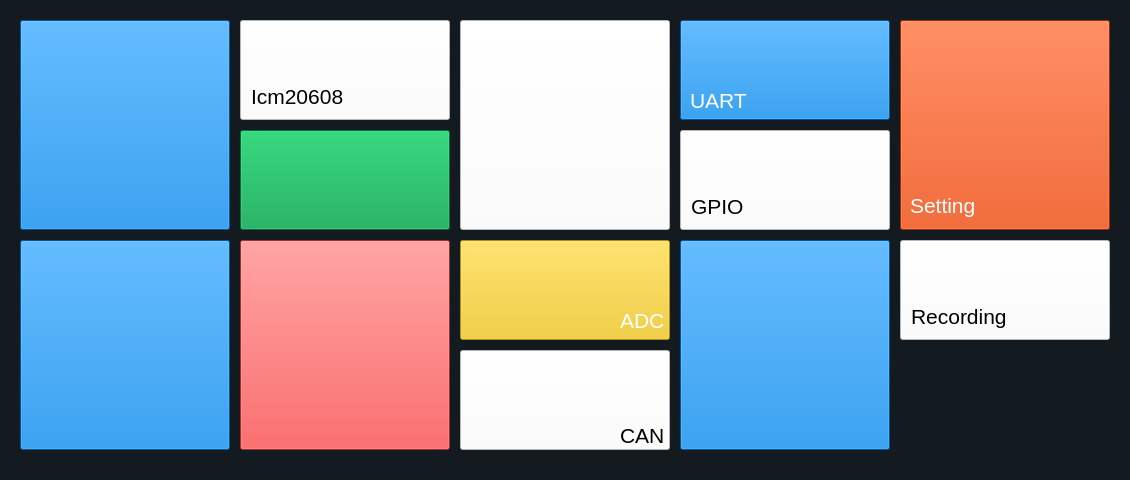
<?xml version="1.0" encoding="UTF-8"?>
<ui version="4.0">
 <class>MainWindow</class>
 <widget class="QMainWindow" name="MainWindow">
  <property name="geometry">
   <rect>
    <x>0</x>
    <y>0</y>
    <width>1130</width>
    <height>480</height>
   </rect>
  </property>
  <property name="windowTitle">
   <string>MainWindow</string>
  </property>
  <widget class="QWidget" name="centralwidget">
   <property name="styleSheet">
    <string notr="true">
background-color: #131A20;</string>
   </property>
   <widget class="QScrollArea" name="scrollArea">
    <property name="geometry">
     <rect>
      <x>0</x>
      <y>0</y>
      <width>800</width>
      <height>480</height>
     </rect>
    </property>
    <property name="styleSheet">
     <string notr="true">background: transparent;</string>
    </property>
    <property name="widgetResizable">
     <bool>true</bool>
    </property>
    <widget class="QWidget" name="pScroll">
     <property name="geometry">
      <rect>
       <x>0</x>
       <y>0</y>
       <width>798</width>
       <height>478</height>
      </rect>
     </property>
     <property name="styleSheet">
      <string notr="true">background: transparent;</string>
     </property>
    </widget>
   </widget>
   <widget class="QWidget" name="widget" native="true">
    <property name="geometry">
     <rect>
      <x>0</x>
      <y>0</y>
      <width>1130</width>
      <height>480</height>
     </rect>
    </property>
    <property name="styleSheet">
     <string notr="true">background-color: transparent;</string>
    </property>
    <widget class="QPushButton" name="uart">
     <property name="geometry">
      <rect>
       <x>680</x>
       <y>20</y>
       <width>210</width>
       <height>100</height>
      </rect>
     </property>
     <property name="sizePolicy">
      <sizepolicy hsizetype="Fixed" vsizetype="Fixed">
       <horstretch>0</horstretch>
       <verstretch>0</verstretch>
      </sizepolicy>
     </property>
     <property name="minimumSize">
      <size>
       <width>100</width>
       <height>100</height>
      </size>
     </property>
     <property name="font">
      <font>
       <pointsize>16</pointsize>
      </font>
     </property>
     <property name="focusPolicy">
      <enum>Qt::NoFocus</enum>
     </property>
     <property name="styleSheet">
      <string notr="true">QPushButton { 
background-color: #0078D7;
text-align: center; 
padding: 10px; }</string>
     </property>
     <property name="text">
      <string/>
     </property>
     <property name="icon">
      <iconset resource="images.qrc">
       <normaloff>:/images/uart.svg</normaloff>:/images/uart.svg</iconset>
     </property>
     <property name="iconSize">
      <size>
       <width>128</width>
       <height>128</height>
      </size>
     </property>
    </widget>
    <widget class="QPushButton" name="can">
     <property name="geometry">
      <rect>
       <x>460</x>
       <y>350</y>
       <width>210</width>
       <height>100</height>
      </rect>
     </property>
     <property name="sizePolicy">
      <sizepolicy hsizetype="Fixed" vsizetype="Fixed">
       <horstretch>0</horstretch>
       <verstretch>0</verstretch>
      </sizepolicy>
     </property>
     <property name="minimumSize">
      <size>
       <width>200</width>
       <height>100</height>
      </size>
     </property>
     <property name="font">
      <font>
       <pointsize>16</pointsize>
      </font>
     </property>
     <property name="focusPolicy">
      <enum>Qt::NoFocus</enum>
     </property>
     <property name="styleSheet">
      <string notr="true">QPushButton { 
background-color: #FFFFFF;
text-align: center; 
padding: 10px; }</string>
     </property>
     <property name="text">
      <string/>
     </property>
     <property name="icon">
      <iconset resource="images.qrc">
       <normaloff>:/images/can.svg</normaloff>:/images/can.svg</iconset>
     </property>
     <property name="iconSize">
      <size>
       <width>128</width>
       <height>128</height>
      </size>
     </property>
    </widget>
    <widget class="QPushButton" name="gpio">
     <property name="geometry">
      <rect>
       <x>680</x>
       <y>130</y>
       <width>210</width>
       <height>100</height>
      </rect>
     </property>
     <property name="sizePolicy">
      <sizepolicy hsizetype="Fixed" vsizetype="Fixed">
       <horstretch>0</horstretch>
       <verstretch>0</verstretch>
      </sizepolicy>
     </property>
     <property name="minimumSize">
      <size>
       <width>100</width>
       <height>100</height>
      </size>
     </property>
     <property name="font">
      <font>
       <pointsize>16</pointsize>
      </font>
     </property>
     <property name="focusPolicy">
      <enum>Qt::NoFocus</enum>
     </property>
     <property name="styleSheet">
      <string notr="true">QPushButton { 
color: black;
background-color: #FFFFFF;
text-align: bottom left; 
padding: 10px; }</string>
     </property>
     <property name="text">
      <string>GPIO</string>
     </property>
    </widget>
    <widget class="QPushButton" name="music_player">
     <property name="geometry">
      <rect>
       <x>240</x>
       <y>240</y>
       <width>210</width>
       <height>210</height>
      </rect>
     </property>
     <property name="sizePolicy">
      <sizepolicy hsizetype="Fixed" vsizetype="Fixed">
       <horstretch>0</horstretch>
       <verstretch>0</verstretch>
      </sizepolicy>
     </property>
     <property name="minimumSize">
      <size>
       <width>200</width>
       <height>200</height>
      </size>
     </property>
     <property name="font">
      <font>
       <pointsize>16</pointsize>
      </font>
     </property>
     <property name="focusPolicy">
      <enum>Qt::NoFocus</enum>
     </property>
     <property name="styleSheet">
      <string notr="true">QPushButton { 
background-color: #EA3E3E;
text-align: center; 
padding: 10px; }</string>
     </property>
     <property name="text">
      <string/>
     </property>
     <property name="icon">
      <iconset resource="images.qrc">
       <normaloff>:/images/music.svg</normaloff>:/images/music.svg</iconset>
     </property>
     <property name="iconSize">
      <size>
       <width>128</width>
       <height>128</height>
      </size>
     </property>
    </widget>
    <widget class="QPushButton" name="sketchpad">
     <property name="geometry">
      <rect>
       <x>20</x>
       <y>240</y>
       <width>210</width>
       <height>210</height>
      </rect>
     </property>
     <property name="sizePolicy">
      <sizepolicy hsizetype="Fixed" vsizetype="Fixed">
       <horstretch>0</horstretch>
       <verstretch>0</verstretch>
      </sizepolicy>
     </property>
     <property name="minimumSize">
      <size>
       <width>200</width>
       <height>200</height>
      </size>
     </property>
     <property name="font">
      <font>
       <pointsize>16</pointsize>
      </font>
     </property>
     <property name="focusPolicy">
      <enum>Qt::NoFocus</enum>
     </property>
     <property name="styleSheet">
      <string notr="true">QPushButton { 
background-color: #0078D7;
text-align: center; 
padding: 10px; }</string>
     </property>
     <property name="text">
      <string/>
     </property>
     <property name="icon">
      <iconset resource="images.qrc">
       <normaloff>:/images/sketchpad.svg</normaloff>:/images/sketchpad.svg</iconset>
     </property>
     <property name="iconSize">
      <size>
       <width>128</width>
       <height>128</height>
      </size>
     </property>
    </widget>
    <widget class="QPushButton" name="adc">
     <property name="geometry">
      <rect>
       <x>460</x>
       <y>240</y>
       <width>210</width>
       <height>100</height>
      </rect>
     </property>
     <property name="sizePolicy">
      <sizepolicy hsizetype="Fixed" vsizetype="Fixed">
       <horstretch>0</horstretch>
       <verstretch>0</verstretch>
      </sizepolicy>
     </property>
     <property name="minimumSize">
      <size>
       <width>200</width>
       <height>100</height>
      </size>
     </property>
     <property name="font">
      <font>
       <pointsize>16</pointsize>
      </font>
     </property>
     <property name="focusPolicy">
      <enum>Qt::NoFocus</enum>
     </property>
     <property name="styleSheet">
      <string notr="true">QPushButton { 
background-color: #F2C811;
text-align: center; 
padding: 10px; }</string>
     </property>
     <property name="text">
      <string/>
     </property>
     <property name="icon">
      <iconset resource="images.qrc">
       <normaloff>:/images/adc.svg</normaloff>:/images/adc.svg</iconset>
     </property>
     <property name="iconSize">
      <size>
       <width>128</width>
       <height>128</height>
      </size>
     </property>
    </widget>
    <widget class="QPushButton" name="icm20608">
     <property name="geometry">
      <rect>
       <x>240</x>
       <y>20</y>
       <width>210</width>
       <height>100</height>
      </rect>
     </property>
     <property name="sizePolicy">
      <sizepolicy hsizetype="Fixed" vsizetype="Fixed">
       <horstretch>0</horstretch>
       <verstretch>0</verstretch>
      </sizepolicy>
     </property>
     <property name="minimumSize">
      <size>
       <width>200</width>
       <height>90</height>
      </size>
     </property>
     <property name="font">
      <font>
       <pointsize>16</pointsize>
      </font>
     </property>
     <property name="focusPolicy">
      <enum>Qt::NoFocus</enum>
     </property>
     <property name="styleSheet">
      <string notr="true">QPushButton { 
color: black;
background-color: #FFFFFF;
text-align: bottom left; 
padding: 10px; }
</string>
     </property>
     <property name="text">
      <string>Icm20608</string>
     </property>
    </widget>
    <widget class="QPushButton" name="camera">
     <property name="geometry">
      <rect>
       <x>20</x>
       <y>20</y>
       <width>210</width>
       <height>210</height>
      </rect>
     </property>
     <property name="sizePolicy">
      <sizepolicy hsizetype="Fixed" vsizetype="Fixed">
       <horstretch>0</horstretch>
       <verstretch>0</verstretch>
      </sizepolicy>
     </property>
     <property name="minimumSize">
      <size>
       <width>200</width>
       <height>200</height>
      </size>
     </property>
     <property name="font">
      <font>
       <pointsize>16</pointsize>
      </font>
     </property>
     <property name="focusPolicy">
      <enum>Qt::NoFocus</enum>
     </property>
     <property name="styleSheet">
      <string notr="true">QPushButton { 
background-color: #0078D7;
text-align: center;
padding: 10px; 
}
</string>
     </property>
     <property name="text">
      <string/>
     </property>
     <property name="icon">
      <iconset resource="images.qrc">
       <normaloff>:/images/camera.svg</normaloff>:/images/camera.svg</iconset>
     </property>
     <property name="iconSize">
      <size>
       <width>128</width>
       <height>128</height>
      </size>
     </property>
    </widget>
    <widget class="QPushButton" name="ap3216c">
     <property name="geometry">
      <rect>
       <x>240</x>
       <y>130</y>
       <width>210</width>
       <height>100</height>
      </rect>
     </property>
     <property name="sizePolicy">
      <sizepolicy hsizetype="Fixed" vsizetype="Fixed">
       <horstretch>0</horstretch>
       <verstretch>0</verstretch>
      </sizepolicy>
     </property>
     <property name="minimumSize">
      <size>
       <width>200</width>
       <height>90</height>
      </size>
     </property>
     <property name="font">
      <font>
       <pointsize>16</pointsize>
      </font>
     </property>
     <property name="focusPolicy">
      <enum>Qt::NoFocus</enum>
     </property>
     <property name="styleSheet">
      <string notr="true">QPushButton { 
text-align: center; 
background-color: #009E49;
padding: 10px; }</string>
     </property>
     <property name="text">
      <string/>
     </property>
     <property name="icon">
      <iconset resource="images.qrc">
       <normaloff>:/images/ap3216c.svg</normaloff>:/images/ap3216c.svg</iconset>
     </property>
     <property name="iconSize">
      <size>
       <width>64</width>
       <height>64</height>
      </size>
     </property>
    </widget>
    <widget class="QPushButton" name="ble">
     <property name="geometry">
      <rect>
       <x>460</x>
       <y>20</y>
       <width>210</width>
       <height>210</height>
      </rect>
     </property>
     <property name="sizePolicy">
      <sizepolicy hsizetype="Fixed" vsizetype="Fixed">
       <horstretch>0</horstretch>
       <verstretch>0</verstretch>
      </sizepolicy>
     </property>
     <property name="minimumSize">
      <size>
       <width>200</width>
       <height>200</height>
      </size>
     </property>
     <property name="font">
      <font>
       <pointsize>16</pointsize>
      </font>
     </property>
     <property name="focusPolicy">
      <enum>Qt::NoFocus</enum>
     </property>
     <property name="styleSheet">
      <string notr="true">QPushButton { 
background-color: #FFFFFF;
text-align: center; 
padding: 10px; }</string>
     </property>
     <property name="text">
      <string/>
     </property>
     <property name="icon">
      <iconset resource="images.qrc">
       <normaloff>:/images/ble.svg</normaloff>:/images/ble.svg</iconset>
     </property>
     <property name="iconSize">
      <size>
       <width>128</width>
       <height>128</height>
      </size>
     </property>
    </widget>
    <widget class="QPushButton" name="config">
     <property name="geometry">
      <rect>
       <x>900</x>
       <y>20</y>
       <width>210</width>
       <height>210</height>
      </rect>
     </property>
     <property name="sizePolicy">
      <sizepolicy hsizetype="Fixed" vsizetype="Fixed">
       <horstretch>0</horstretch>
       <verstretch>0</verstretch>
      </sizepolicy>
     </property>
     <property name="minimumSize">
      <size>
       <width>100</width>
       <height>100</height>
      </size>
     </property>
     <property name="font">
      <font>
       <pointsize>16</pointsize>
      </font>
     </property>
     <property name="focusPolicy">
      <enum>Qt::NoFocus</enum>
     </property>
     <property name="styleSheet">
      <string notr="true">QPushButton { 
background-color: #DC3C00;
text-align: center; 
padding: 10px; }</string>
     </property>
     <property name="text">
      <string/>
     </property>
     <property name="icon">
      <iconset resource="images.qrc">
       <normaloff>:/images/config.svg</normaloff>:/images/config.svg</iconset>
     </property>
     <property name="iconSize">
      <size>
       <width>128</width>
       <height>128</height>
      </size>
     </property>
    </widget>
    <widget class="QPushButton" name="video">
     <property name="geometry">
      <rect>
       <x>680</x>
       <y>240</y>
       <width>210</width>
       <height>210</height>
      </rect>
     </property>
     <property name="sizePolicy">
      <sizepolicy hsizetype="Fixed" vsizetype="Fixed">
       <horstretch>0</horstretch>
       <verstretch>0</verstretch>
      </sizepolicy>
     </property>
     <property name="minimumSize">
      <size>
       <width>100</width>
       <height>100</height>
      </size>
     </property>
     <property name="font">
      <font>
       <pointsize>16</pointsize>
      </font>
     </property>
     <property name="focusPolicy">
      <enum>Qt::NoFocus</enum>
     </property>
     <property name="styleSheet">
      <string notr="true">QPushButton { 
background-color: #0078D7;
text-align: center; 
padding: 10px; }</string>
     </property>
     <property name="text">
      <string/>
     </property>
     <property name="icon">
      <iconset resource="images.qrc">
       <normaloff>:/images/video.svg</normaloff>:/images/video.svg</iconset>
     </property>
     <property name="iconSize">
      <size>
       <width>128</width>
       <height>128</height>
      </size>
     </property>
    </widget>
    <widget class="QLabel" name="label_uart">
     <property name="geometry">
      <rect>
       <x>690</x>
       <y>85</y>
       <width>61</width>
       <height>31</height>
      </rect>
     </property>
     <property name="font">
      <font>
       <pointsize>16</pointsize>
      </font>
     </property>
     <property name="styleSheet">
      <string notr="true">QLabel { color: white; }</string>
     </property>
     <property name="text">
      <string>UART</string>
     </property>
    </widget>
    <widget class="QLabel" name="label_adc">
     <property name="geometry">
      <rect>
       <x>620</x>
       <y>310</y>
       <width>61</width>
       <height>21</height>
      </rect>
     </property>
     <property name="font">
      <font>
       <pointsize>16</pointsize>
      </font>
     </property>
     <property name="styleSheet">
      <string notr="true">QLabel { color: white; }</string>
     </property>
     <property name="text">
      <string>ADC</string>
     </property>
    </widget>
    <widget class="QLabel" name="label_config">
     <property name="geometry">
      <rect>
       <x>910</x>
       <y>190</y>
       <width>110</width>
       <height>31</height>
      </rect>
     </property>
     <property name="font">
      <font>
       <pointsize>16</pointsize>
      </font>
     </property>
     <property name="styleSheet">
      <string notr="true">QLabel { color: white; }</string>
     </property>
     <property name="text">
      <string>Setting</string>
     </property>
    </widget>
    <widget class="QLabel" name="label_adc_2">
     <property name="geometry">
      <rect>
       <x>620</x>
       <y>425</y>
       <width>61</width>
       <height>21</height>
      </rect>
     </property>
     <property name="font">
      <font>
       <pointsize>16</pointsize>
      </font>
     </property>
     <property name="styleSheet">
      <string notr="true">QLabel { color: black; }</string>
     </property>
     <property name="text">
      <string>CAN</string>
     </property>
    </widget>
    <widget class="QPushButton" name="recording">
     <property name="geometry">
      <rect>
       <x>900</x>
       <y>240</y>
       <width>210</width>
       <height>100</height>
      </rect>
     </property>
     <property name="sizePolicy">
      <sizepolicy hsizetype="Fixed" vsizetype="Fixed">
       <horstretch>0</horstretch>
       <verstretch>0</verstretch>
      </sizepolicy>
     </property>
     <property name="minimumSize">
      <size>
       <width>200</width>
       <height>90</height>
      </size>
     </property>
     <property name="font">
      <font>
       <pointsize>16</pointsize>
      </font>
     </property>
     <property name="focusPolicy">
      <enum>Qt::NoFocus</enum>
     </property>
     <property name="styleSheet">
      <string notr="true">QPushButton { 
color: black;
background-color: #FFFFFF;
text-align: bottom left; 
padding: 10px; }
</string>
     </property>
     <property name="text">
      <string>Recording</string>
     </property>
    </widget>
   </widget>
  </widget>
 </widget>
 <resources>
  <include location="images.qrc"/>
 </resources>
 <connections/>
</ui>
